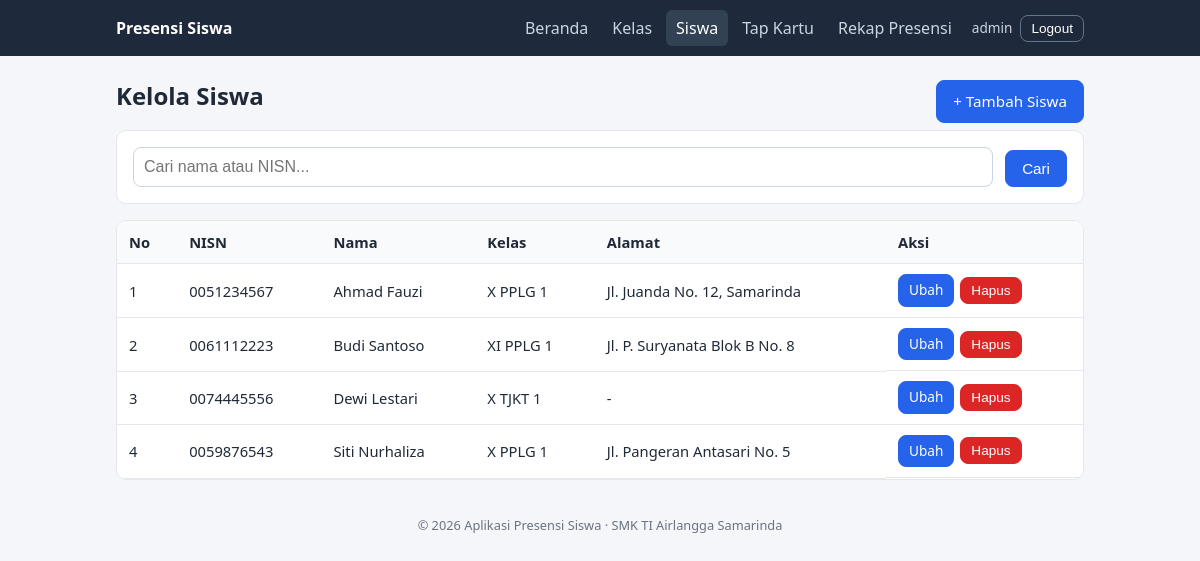
Page /siswa.php (signed in) on the committed database.
### tables this page shows
CREATE TABLE siswa (
  nisn     CHAR(10) PRIMARY KEY,
  nama     VARCHAR(100) NOT NULL,
  alamat   VARCHAR(255) NOT NULL,
  id_kelas INT NOT NULL,
  CONSTRAINT fk_siswa_kelas FOREIGN KEY (id_kelas) REFERENCES kelas(id_kelas)
);

CREATE TABLE kelas (
  id_kelas   INT AUTO_INCREMENT PRIMARY KEY,
  nama_kelas VARCHAR(20) NOT NULL UNIQUE,
  jurusan    VARCHAR(50) NOT NULL
);

### includes/functions.php (called while the page is built, shortened)
<?php
function e(?string $value): string
{
    return htmlspecialchars((string) $value, ENT_QUOTES, 'UTF-8');
}
function isLoggedIn(): bool
{
    return isset($_SESSION['id_user'], $_SESSION['username']);
}

### includes/bootstrap.php (called while the page is built, shortened)
<?php
spl_autoload_register(function (string $class): void {
    $file = __DIR__ . '/../classes/' . $class . '.php';
});
require_once __DIR__ . '/functions.php';

### classes/Database.php (called while the page is built, shortened)
<?php
class Database
{
    private static ?Database $instance = null;
    private PDO $pdo;
    private function __construct()
    {
        $c = require __DIR__ . '/../config/config.php';
        $dsn = "mysql:host={$c['host']};port={$c['port']};dbname={$c['name']};charset=utf8mb4";
        $this->pdo = new PDO($dsn, $c['user'], $c['pass'], [
            PDO::ATTR_ERRMODE            => PDO::ERRMODE_EXCEPTION,
            PDO::ATTR_DEFAULT_FETCH_MODE => PDO::FETCH_ASSOC,
            PDO::ATTR_EMULATE_PREPARES   => false,
            PDO::MYSQL_ATTR_INIT_COMMAND => "SET time_zone = '+08:00'",
        ]);
    }
    public static function getInstance(): Database
    {
        if (self::$instance === null) {
            try {
                self::$instance = new Database();
            } catch (PDOException $e) {
                http_response_code(500);
                exit('Koneksi database gagal. Pastikan MariaDB berjalan, schema.sql sudah diimpor, dan config/config.php benar.');
            }
        }
        return self::$instance;
    }
    public function getConnection(): PDO
    {
        return $this->pdo;
    }
}

### config/config.php (called while the page is built)
<?php
return [
    'host' => '127.0.0.1',
    'port' => 3306,
    'name' => 'presensi_siswa',
    'user' => 'root',
    'pass' => '',
];

### classes/BaseModel.php (called while the page is built, shortened)
<?php
abstract class BaseModel
{
    public function __construct()
    {
        $this->db = Database::getInstance()->getConnection();
    }
}

### classes/Siswa.php (called while the page is built, shortened)
<?php
class Siswa extends BaseModel
{
    public function getAll(string $keyword = ''): array
    {
        $sql = "SELECT s.nisn, s.nama, s.alamat, s.id_kelas, k.nama_kelas
                FROM siswa s
                INNER JOIN kelas k ON k.id_kelas = s.id_kelas";
        $params = [];
        $sql .= " ORDER BY s.nama";
        $stmt = $this->db->prepare($sql);
        $stmt->execute($params);
        return $stmt->fetchAll();
    }
}

### siswa.php (the view, shortened to what this page needs)
<?php
require __DIR__ . '/includes/bootstrap.php';
$aksi   = $_GET['aksi'] ?? 'list';
$errors = [];
$form   = ['mode' => 'baru', 'nisn' => '', 'nama' => '', 'alamat' => '', 'id_kelas' => ''];
$kelasList = (new Kelas())->getAll();
$active = 'siswa';
require __DIR__ . '/includes/header.php';
?>
<?php if ($aksi === 'tambah' || $aksi === 'ubah'): ?>
    <h1><?= $aksi === 'tambah' ? 'Tambah Siswa' : 'Ubah Siswa' ?></h1>
    <form method="post" class="card" novalidate>
        <input type="hidden" name="do" value="simpan">
        <input type="hidden" name="mode" value="<?= e($form['mode']) ?>">
        <label for="nisn">NISN (10 digit angka)</label>
        <input type="text" id="nisn" name="nisn" inputmode="numeric" maxlength="10"
               value="<?= e($form['nisn']) ?>" <?= $form['mode'] === 'ubah' ? 'readonly' : '' ?>>
        <?= fieldError($errors, 'nisn') ?>
        <label for="nama">Nama</label>
        <input type="text" id="nama" name="nama" maxlength="100" value="<?= e($form['nama']) ?>">
        <?= fieldError($errors, 'nama') ?>
        <label for="alamat">Alamat <small>(boleh kosong)</small></label>
        <input type="text" id="alamat" name="alamat" maxlength="255" value="<?= e($form['alamat']) ?>">
        <?= fieldError($errors, 'alamat') ?>
        <label for="id_kelas">Kelas</label>
        <select id="id_kelas" name="id_kelas">
            <option value="">-- Pilih kelas --</option>
            <?php foreach ($kelasList as $k): ?>
                <option value="<?= (int) $k['id_kelas'] ?>" <?= $form['id_kelas'] === (string) $k['id_kelas'] ? 'selected' : '' ?>>
                    <?= e($k['nama_kelas']) ?>
                </option>
            <?php endforeach; ?>
        </select>
        <?= fieldError($errors, 'id_kelas') ?>
        <div class="actions">
            <button type="submit" class="btn">Simpan</button>
            <a href="siswa.php" class="btn btn-outline">Batal</a>
        </div>
    </form>
<?php else:
    $q = trim($_GET['q'] ?? '');
    $daftar = (new Siswa())->getAll($q);
?>
    <div class="page-head">
        <h1>Kelola Siswa</h1>
        <a href="siswa.php?aksi=tambah" class="btn">+ Tambah Siswa</a>
    </div>
    <form method="get" class="filter card">
        <input type="text" name="q" placeholder="Cari nama atau NISN..." value="<?= e($q) ?>">
        <button type="submit" class="btn">Cari</button>
    </form>
    <div class="table-wrap">
        <table>
            <thead><tr><th>No</th><th>NISN</th><th>Nama</th><th>Kelas</th><th>Alamat</th><th>Aksi</th></tr></thead>
            <tbody>
            <?php foreach ($daftar as $i => $s): ?>
                <tr>
                    <td><?= $i + 1 ?></td>
                    <td><?= e($s['nisn']) ?></td>
                    <td><?= e($s['nama']) ?></td>
                    <td><?= e($s['nama_kelas']) ?></td>
                    <td><?= e($s['alamat'] !== '' ? $s['alamat'] : '-') ?></td>
                    <td class="aksi">
                        <a href="siswa.php?aksi=ubah&nisn=<?= urlencode($s['nisn']) ?>" class="btn btn-small">Ubah</a>
                        <form method="post" onsubmit="return confirm('Hapus siswa ini?')">
                            <button type="submit" class="btn btn-small btn-danger">Hapus</button>
                        </form>
                    </td>
                </tr>
            <?php endforeach; ?>
            </tbody>
        </table>
    </div>
<?php endif; ?>
<?php require __DIR__ . '/includes/footer.php'; ?>

### includes/header.php (shortened to what this page needs)
<?php
$active = $active ?? '';
?>
<!DOCTYPE html>
<html lang="id">
<head>
    <link rel="stylesheet" href="assets/style.css">
</head>
<body>
<?php if (isLoggedIn()) { require __DIR__ . '/navbar.php'; } ?>
<main class="container">

### includes/navbar.php
<?php
$menu = [
    'index'   => ['index.php',  'Beranda'],
    'kelas'   => ['kelas.php',  'Kelas'],
    'siswa'   => ['siswa.php',  'Siswa'],
    'tap'     => ['tap.php',    'Tap Kartu'],
    'rekap'   => ['rekap.php',  'Rekap Presensi'],
];
?>
<nav class="navbar">
    <div class="nav-inner">
        <span class="brand">Presensi Siswa</span>
        <ul class="nav-links">
            <?php foreach ($menu as $key => [$url, $label]): ?>
                <li><a href="<?= e($url) ?>" class="<?= $active === $key ? 'active' : '' ?>"><?= e($label) ?></a></li>
            <?php endforeach; ?>
        </ul>
        <form method="post" action="logout.php" class="logout-form">
            <span class="user"><?= e($_SESSION['username']) ?></span>
            <button type="submit" class="btn btn-small btn-outline">Logout</button>
        </form>
    </div>
</nav>

### includes/footer.php
</main>
<footer class="footer">&copy; <?= date('Y') ?> Aplikasi Presensi Siswa &middot; SMK TI Airlangga Samarinda</footer>
</body>
</html>

### assets/style.css (style rules this page uses)
:root { --bg:#f4f6fa;--card:#fff;--text:#1f2937;--muted:#6b7280;--primary:#2563eb;--danger:#dc2626;--ok:#16a34a;--border:#e5e7eb }
* { box-sizing:border-box }
body { margin:0;font-family:system-ui,-apple-system,"Segoe UI",Roboto,sans-serif;background:var(--bg);color:var(--text);line-height:1.5 }
.container { max-width:1000px;margin:0 auto;padding:16px }
h1 { font-size:1.5rem;margin:.4rem 0 1rem }
.navbar { background:#1e293b;color:#fff }
.nav-inner { max-width:1000px;margin:0 auto;padding:10px 16px;display:flex;flex-wrap:wrap;align-items:center;gap:10px }
.brand { font-weight:700;margin-right:auto }
.nav-links { display:flex;flex-wrap:wrap;gap:4px;list-style:none;margin:0;padding:0 }
.nav-links a { color:#cbd5e1;text-decoration:none;padding:6px 10px;border-radius:6px;display:block }
.nav-links a:hover,.nav-links a.active { background:#334155;color:#fff }
.logout-form { display:flex;align-items:center;gap:8px;margin:0 }
.user { font-size:.85rem;color:#cbd5e1 }
.card { background:var(--card);border:1px solid var(--border);border-radius:10px;padding:16px;margin-bottom:16px }
input[type=text],input[type=password],input[type=date],select { width:100%;padding:10px;border:1px solid #cbd5e1;border-radius:8px;font-size:1rem;background:#fff }
.btn { display:inline-block;background:var(--primary);color:#fff;border:1px solid var(--primary);padding:9px 16px;border-radius:8px;font-size:.95rem;cursor:pointer;text-decoration:none }
.btn-outline { background:transparent;color:var(--primary) }
.nav-inner .btn-outline { color:#fff;border-color:#64748b }
.btn-danger { background:var(--danger);border-color:var(--danger) }
.btn-small { padding:5px 10px;font-size:.85rem }
.page-head { display:flex;justify-content:space-between;align-items:center;gap:10px;flex-wrap:wrap }
.table-wrap { overflow-x:auto;background:var(--card);border:1px solid var(--border);border-radius:10px }
table { width:100%;border-collapse:collapse;min-width:560px }
th,td { padding:10px 12px;text-align:left;border-bottom:1px solid var(--border);font-size:.92rem }
th { background:#f8fafc }
td.aksi { display:flex;gap:6px;align-items:center }
td.aksi form { margin:0 }
.filter { display:flex;flex-wrap:wrap;gap:12px;align-items:flex-end }
.filter>input[type=text] { flex:1 1 220px }
.footer { text-align:center;color:var(--muted);font-size:.8rem;padding:20px }

### rows in the picture
siswa: nisn "0051234567", nama "Ahmad Fauzi", id_kelas.nama_kelas "X PPLG 1", alamat "Jl. Juanda No. 12, Samarinda"
siswa: nisn "0061112223", nama "Budi Santoso", id_kelas.nama_kelas "XI PPLG 1", alamat "Jl. P. Suryanata Blok B No. 8"
siswa: nisn "0074445556", nama "Dewi Lestari", id_kelas.nama_kelas "X TJKT 1", alamat "-"
siswa: nisn "0059876543", nama "Siti Nurhaliza", id_kelas.nama_kelas "X PPLG 1", alamat "Jl. Pangeran Antasari No. 5"

### other values in the picture
$label "Beranda"
$label "Kelas"
$label "Siswa"
$label "Tap Kartu"
$label "Rekap Presensi"
$_SESSION['username'] "admin"
